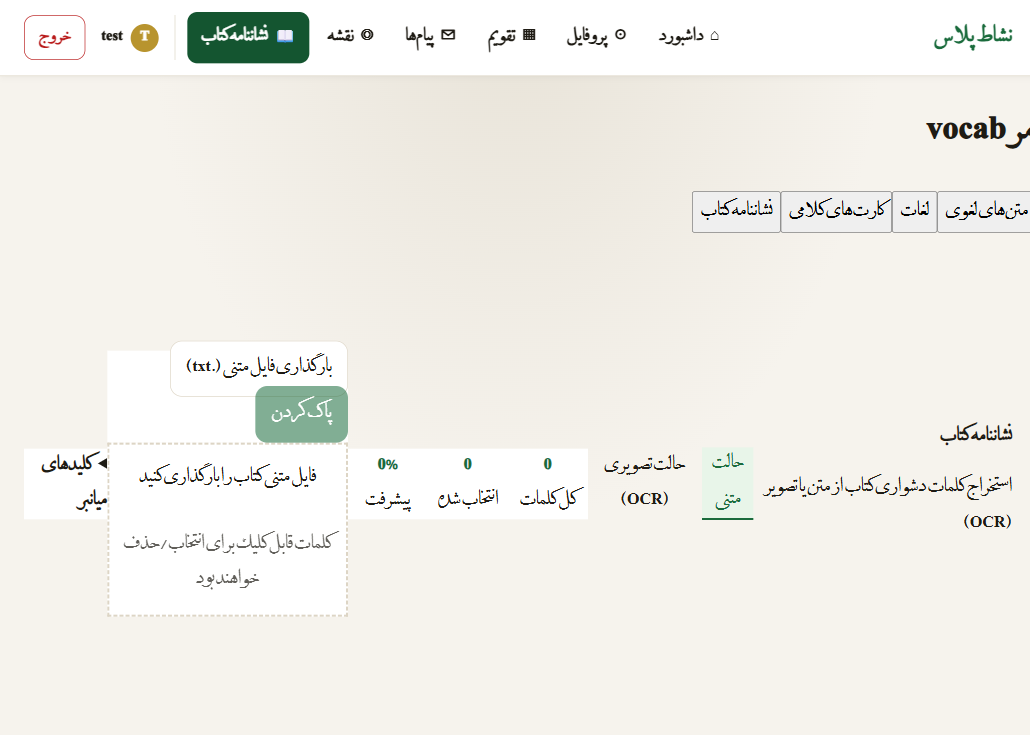
#> input picture book-marker-working.png, 1030 x 735 px
$ python scanner.py ../../book-marker-working.png
#> lines starting #> are read from the running program, lines starting #| are printed output that depends on the picture; after the words box and inside, x2 and y2 are one past the last pixel; in counts of white or black regions, pixels touching at a corner belong together
#> in process_image, img is the input picture: shape (735, 1030, 3); mean B, G, R 233.8, 239.5, 241.2
#| Image loaded: 1030x735
"""
Book Scanner - استخراج متن و تشخیص خط مدادی
Usage: python scanner.py <image_path> [--output text|json|both] [--detect-lines]
"""

import cv2
import numpy as np
import easyocr
import json
import sys
import os
from pathlib import Path
from PIL import Image
import argparse

if sys.platform == 'win32':
    import io
    sys.stdout = io.TextIOWrapper(sys.stdout.buffer, encoding='utf-8')
    sys.stderr = io.TextIOWrapper(sys.stderr.buffer, encoding='utf-8')


def fix_rotation(img):
    gray = cv2.cvtColor(img, cv2.COLOR_BGR2GRAY)
    edges = cv2.Canny(gray, 50, 150, apertureSize=3)
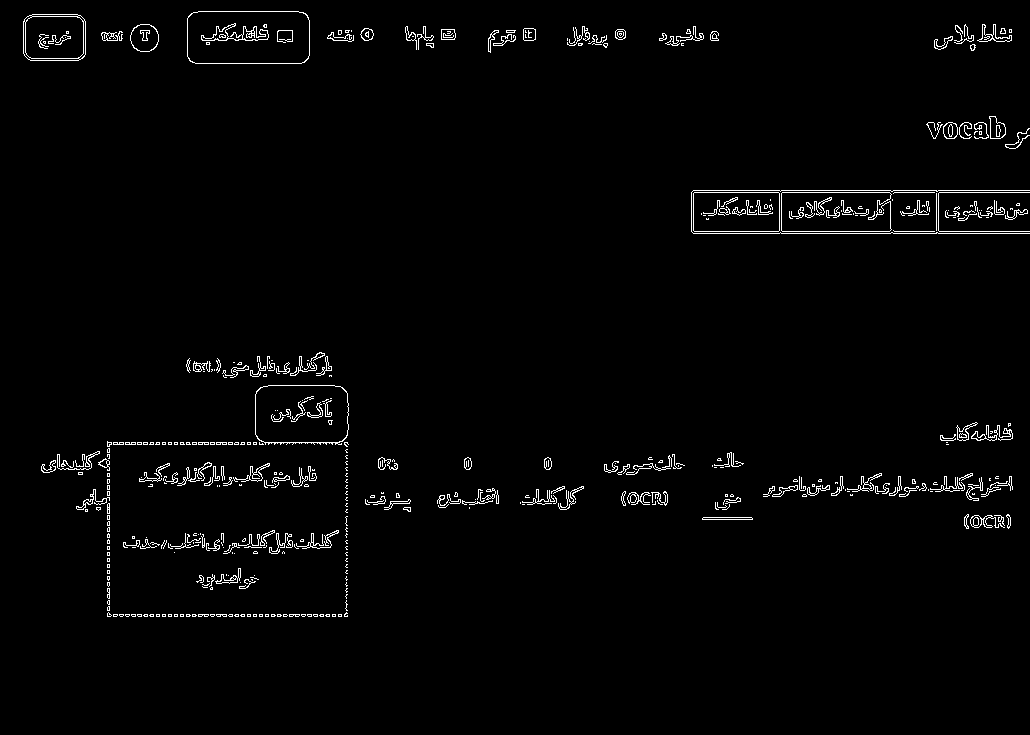
#> edges: shape (735, 1030); 1.9% white in thin lines or dots, all inside (x1, y1, x2, y2) = (23, 11, 1030, 617)
    lines = cv2.HoughLinesP(edges, 1, np.pi/180, threshold=100,
                            minLineLength=100, maxLineGap=10)
#> lines = 16 rows, first 6: [691, 192, 1029, 192], [693, 233, 1029, 233], [691, 231, 1029, 231], [693, 190, 1029, 190], [107, 614, 345, 614], [107, 444, 292, 444]

    if lines is not None:
        angles = []
        for line in lines:
            line_arr = np.array(line).flatten()
            if len(line_arr) >= 4:
                x1, y1, x2, y2 = line_arr[:4]
                angle = np.degrees(np.arctan2(y2 - y1, x2 - x1))
                if abs(abs(angle) - 90) < 30 or abs(angle) < 30:
                    angles.append(angle)
#> this loop made 16 passes
#> (x1, y1, x2, y2, angle) on passes 1 to 12: (691, 192, 1029, 192, 0), (693, 233, 1029, 233, 0), (691, 231, 1029, 231, 0), (693, 190, 1029, 190, 0), (107, 614, 345, 614, 0), (107, 444, 292, 444, 0), (107, 442, 347, 442, 0), (107, 616, 347, 616, 0), (714, 214, 853, 214, 0), (159, 477, 261, 479, 1.12), (109, 613, 109, 445, -90), (691, 213, 963, 213, 0)
#> after the loop, angles = [0, 0, 0, 0, 0, 0, 0, 0, 0, 1.12, -90, 0, -4.72, -90, 0, -90]

        if angles:
            median_angle = np.median(angles)
#> median_angle = 0
            if abs(median_angle) > 45:
                if median_angle > 0:
                    img = cv2.rotate(img, cv2.ROTATE_90_CLOCKWISE)
                else:
                    img = cv2.rotate(img, cv2.ROTATE_90_COUNTERCLOCKWISE)
            elif abs(median_angle) > 5:
                h, w = img.shape[:2]
                center = (w // 2, h // 2)
                M = cv2.getRotationMatrix2D(center, median_angle, 1.0)
                img = cv2.warpAffine(img, M, (w, h),
                                     flags=cv2.INTER_CUBIC,
                                     borderMode=cv2.BORDER_REPLICATE)
    return img


# [114 lines left out: functions enhance_for_ocr, detect_pencil_lines, extract_text_easyocr, match_underlines_to_words, not called in this run]


def process_image(image_path, output_mode='both', detect_lines=True):
    img = cv2.imread(image_path)
    if img is None:
        print(f"Error: File {image_path} not found")
        return None

    print(f"Image loaded: {img.shape[1]}x{img.shape[0]}")

    img = fix_rotation(img)
    print("Rotation fixed")

    print("Loading EasyOCR (first time may take a moment)...")
    reader = easyocr.Reader(['fa', 'en'], gpu=False)

    text, text_data = extract_text_easyocr(img, reader)
    print(f"Text extracted: {len(text)} characters")

    result = {
        'source': str(image_path),
        'text': text,
        'underlined_words': []
    }

    if detect_lines:
        underlined_regions, pencil_mask = detect_pencil_lines(img)
        print(f"Pencil line regions: {len(underlined_regions)}")

        if underlined_regions:
            underlined_words = match_underlines_to_words(text_data, underlined_regions)
            result['underlined_words'] = underlined_words
            print(f"Underlined words: {len(underlined_words)}")

            for item in underlined_words:
                print(f"  -> {item['word']}")

    return result


def main():
    parser = argparse.ArgumentParser(description='Book Scanner')
    parser.add_argument('image', help='Path to image file')
    parser.add_argument('--output', choices=['text', 'json', 'both'],
                       default='both', help='Output format')
    parser.add_argument('--no-lines', action='store_true',
                       help='Skip pencil line detection')

    args = parser.parse_args()

    result = process_image(
        args.image,
        output_mode=args.output,
        detect_lines=not args.no_lines
    )

    if result is None:
        sys.exit(1)

    output_path = Path(args.image).stem

    if args.output in ('text', 'both'):
        text_file = f"{output_path}_text.txt"
        with open(text_file, 'w', encoding='utf-8') as f:
            f.write(result['text'])
            if result['underlined_words']:
                f.write('\n\n--- Underlined Words ---\n')
                for item in result['underlined_words']:
                    f.write(f"{item['word']}\n")
        print(f"Text saved: {text_file}")

    if args.output in ('json', 'both'):
        json_file = f"{output_path}_result.json"
        with open(json_file, 'w', encoding='utf-8') as f:
            json.dump(result, f, ensure_ascii=False, indent=2)
        print(f"JSON saved: {json_file}")

    print("\n=== Summary ===")
    print(f"Extracted text: {len(result['text'])} characters")
    print(f"Underlined words: {len(result['underlined_words'])} items")
    if result['underlined_words']:
        print("Words: ", end="")
        print(", ".join([item['word'] for item in result['underlined_words']]))


if __name__ == '__main__':
    main()
#> (the call stopped at in process_image, `reader = easyocr.Reader(['fa', 'en'], gpu=False)`: easyocr is not available in this run)
